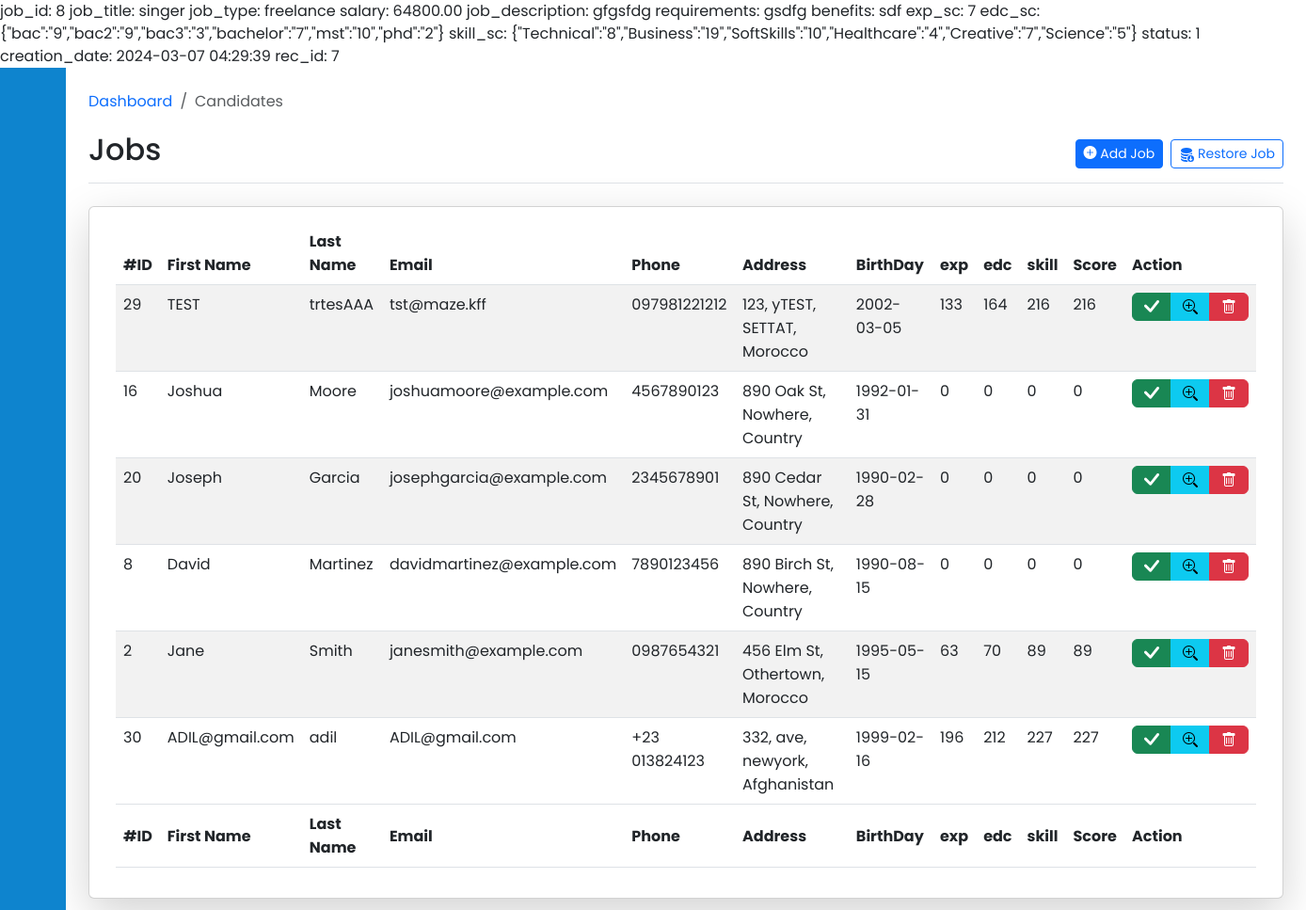
Screenshot of /RECRUITER/DASHBOARD/jobscore.php with the database file from the repository.
### tables this page shows
CREATE TABLE `job_offer` (
  `job_id` int(11) NOT NULL,
  `job_title` varchar(255) NOT NULL,
  `job_type` varchar(50) NOT NULL,
  `salary` decimal(10,2) DEFAULT NULL,
  `job_description` text DEFAULT NULL,
  `requirements` text DEFAULT NULL,
  `benefits` text DEFAULT NULL,
  `exp_sc` int(11) NOT NULL DEFAULT 0,
  `edc_sc` varchar(255) NOT NULL DEFAULT '0',
  `skill_sc` varchar(255) NOT NULL DEFAULT '0',
  `status` int(11) DEFAULT 1,
  `creation_date` timestamp NOT NULL DEFAULT current_timestamp(),
  `rec_id` int(11) DEFAULT NULL
);

CREATE TABLE `candidates` (
  `can_id` int(11) NOT NULL,
  `firstname` varchar(50) NOT NULL,
  `lastname` varchar(50) NOT NULL,
  `Username` varchar(50) NOT NULL,
  `Email` varchar(100) NOT NULL,
  `password` varchar(255) NOT NULL,
  `Phone` varchar(20) DEFAULT NULL,
  `Address` varchar(255) DEFAULT NULL,
  `City` varchar(100) DEFAULT NULL,
  `Country` varchar(100) DEFAULT NULL,
  `zipcode` varchar(20) DEFAULT NULL,
  `birth` date DEFAULT NULL,
  `gender` varchar(50) DEFAULT NULL,
  `cv` varchar(100) NOT NULL DEFAULT 'noCV.pdf',
  `image_name` varchar(1000) DEFAULT NULL,
  `image_data` longblob NOT NULL,
  `status` int(11) DEFAULT 1,
  `registrationdate` timestamp NOT NULL DEFAULT current_timestamp()
);

CREATE TABLE `applied_jobs` (
  `app_id` int(11) NOT NULL,
  `job_id` int(11) DEFAULT NULL,
  `can_id` int(11) DEFAULT NULL,
  `statut` varchar(100) NOT NULL DEFAULT 'Processing'
);

### RECRUITER/DASHBOARD/jobscore.php (the view, shortened to what this page needs)
<?php
@include '../../connection/db.php';
$conn2 = new PDO("mysql:host=$servername;dbname=$database", $username, $password);
$conn2->setAttribute(PDO::ATTR_ERRMODE, PDO::ERRMODE_EXCEPTION);
$stmt3 = $conn2->prepare("SELECT * FROM `job_offer` WHERE job_id = ?");
$jobId = 8;
$stmt3->bindParam(1, $jobId, PDO::PARAM_INT);
$stmt3->execute();
$job = $stmt3->fetch(PDO::FETCH_ASSOC);
if ($job) {
    $exp_sc = $job['exp_sc'];
    $edc_sc = json_decode($job['edc_sc'], true);
    $skill_sc = json_decode($job['skill_sc'], true);
    foreach ($job as $key => $value) {
        echo $key . ": " . $value . " ";
    }
} else {
    echo "Job not found.";
}
?>
<head>
    <link href="https://cdn.lineicons.com/4.0/lineicons.css" rel="stylesheet" />
    <link rel="stylesheet" href="https://cdn.jsdelivr.net/npm/bootstrap-icons@1.5.0/font/bootstrap-icons.css">
    <link rel="stylesheet" href="https://cdn.datatables.net/2.0.2/css/dataTables.dataTables.css">
    <link href="https://cdn.jsdelivr.net/npm/bootstrap@5.3.0-alpha3/dist/css/bootstrap.min.css" rel="stylesheet">
    <link rel="stylesheet" href="sidebar.css">
</head>
<body>
    <div class="wrapper">
        <?php include 'includes/sidebar.php' ?>
        <main class=" px-md-4 pt-4 pb-2 mb-1">
            <nav aria-label="breadcrumb">
                <ol class="breadcrumb">
                    <li class="breadcrumb-item"><a href="dashboard.php">Dashboard</a></li>
                    <li class="breadcrumb-item active" aria-current="page">Candidates</li>
                </ol>
            </nav>
            <div
                class="d-flex justify-content-between flex-wrap flex-md-nowrap align-items-center pt-1 pb-2 mb-1 border-bottom">
                <h1 class="h2">Jobs</h1>
                <div class="btn-toolbar mb-2 mb-md-0 gap-2">
                    <a href="admin_add.php" type="button" class="btn btn-primary btn-sm"><i
                            class="bi bi-plus-circle-fill"></i>&nbsp;Add Job</a>
                    <a href="admin_restore.php" type="button" class="btn btn-outline-primary btn-sm">&nbsp;Restore Job</a>
                </div>
            </div>
            <div class=" container-fluid card mt-4 shadow-lg">
                <div class="card-body">
                    <table id="example" class="table table-striped display" style="width:100%">
                        <thead>
                            <tr>
                                <th>#ID</th>
                                <th>First Name</th>
                                <th>Last Name</th>
                                <th>Email</th>
                                <th>Phone</th>
                                <th>Address</th>
                                <th>BirthDay</th>
                                <th>exp</th>
                                <th>edc</th>
                                <th>skill</th>
                                <th>Score</th>
                                <th>Action</th>
                            </tr>
                        </thead>
                        <tbody>
                            <?php
                            try {
                                $conn2 = new PDO("mysql:host=$servername;dbname=$database", $username, $password);
                                $conn2->setAttribute(PDO::ATTR_ERRMODE, PDO::ERRMODE_EXCEPTION);
                                $stmt = $conn2->prepare("SELECT *
                                        FROM Candidates c
                                        INNER JOIN applied_jobs j ON c.can_id = j.can_id
                                        INNER JOIN job_offer jj ON jj.job_id = j.job_id
                                        INNER JOIN Recruiters r ON r.rec_id = jj.rec_id
                                        WHERE c.status = 1 AND jj.job_id = ?");
                                $stmt->bindParam(1, $jobId, PDO::PARAM_INT);
                                $stmt->execute();
                                $result = $stmt->fetchAll();
                                foreach ($result as $row) {
                                    $score = 0;
                                    ?>
                            <tr>
                                <td>
                                    <?php echo $row['can_id']; ?>
                                </td>
                                <td>
                                    <?php echo $row['firstname']; ?>
                                </td>
                                <td>
                                    <?php echo $row['lastname']; ?>
                                </td>
                                <td>
                                    <?php echo $row['Email']; ?>
                                </td>
                                <td>
                                    <?php echo $row['Phone']; ?>
                                </td>
                                <td>
                                    <?php echo $row['Address'] . ', ' . $row['City'] . ', ' . $row['Country']; ?>
                                </td>
                                <td>
                                    <?php echo $row['birth']; ?>
                                </td>
                                <td>
                                    <?php
                                            try {
                                                $stmt2 = $conn2->prepare("SELECT *, extract(year FROM fin)-extract(year FROM debut) as years  FROM `experience` WHERE id_c = ?");
                                                $id_c = $row['can_id'];
                                                $stmt2->bindParam(1, $id_c, PDO::PARAM_INT);
                                                $stmt2->execute();
                                                $exp = $stmt2->fetchAll();
                                                foreach ($exp as $exp) {
                                                    $score += $exp['years'] * $exp_sc;
                                                }
                                                echo $score;
                                            } catch (PDOException $e) {
                                            }
                                            ?>
                                </td>
                                <td>
                                    <?php
                                            try {
                                                $stmt2 = $conn2->prepare("SELECT * FROM `EDUCATION` WHERE id_c = ?");
                                                $id_c = $row['can_id'];
                                                $stmt2->bindParam(1, $id_c, PDO::PARAM_INT);
                                                $stmt2->execute();
                                                $edc = $stmt2->fetchAll();
                                                foreach ($edc as $edc) {
                                                    switch ($edc['degree']) {
                                                        case "bac":
                                                            $score += $edc_sc['bac'];
                                                            break;
                                                        case "bac2":
                                                            $score += $edc_sc['bac2'];
                                                            break;
                                                        case "bac3":
                                                            $score += $edc_sc['bac3'];
                                                            break;
                                                        case "bachelor":
                                                            $score += $edc_sc['bachelor'];
                                                            break;
                                                        case "mst":
                                                            $score += $edc_sc['mst'];
                                                            break;
                                                        case "phd":
                                                            $score += $edc_sc['phd'];
                                                            break;
                                                    }
                                                }
                                                echo $score;
                                            } catch (PDOException $e) {
                                            }
                                            ?>
                                </td>
                                <td>
                                    <?php
                                            try {
                                                $stmt2 = $conn2->prepare("SELECT * FROM `skill` WHERE id_c = ?");
                                                $id_c = $row['can_id'];
                                                $stmt2->bindParam(1, $id_c, PDO::PARAM_INT);
                                                $stmt2->execute();
                                                $skill = $stmt2->fetchAll();
                                                foreach ($skill as $skill) {
                                                    switch ($skill['category']) {
                                                        case "Technical":
                                                            $score += $skill_sc['Technical'];
                                                            break;
                                                        case "Business Skills":
                                                            $score += $skill_sc['Business'];
                                                            break;
                                                        case "Soft Skills":
                                                            $score += $skill_sc['SoftSkills'];
                                                            break;
                                                        case "Creative Skills":
                                                            $score += $skill_sc['Creative'];
                                                            break;
                                                        default:
                                                            break;
                                                    }
                                                }
                                                echo $score;
                                            } catch (PDOException $e) {
                                            }
                                            ?>
                                </td>
                                <td>
                                    <?php echo $score; ?>
                                </td>
                                <td>
                                    <div class="row">
                                        <div class="btn-group">
                                            <a href="admin_edit.php?edit=<?php echo $row['can_id']; ?>"
                                                class="btn btn-success"><span class="bi bi-check-lg"></span></a>
                                            <button class="btn btn-info" data-bs-toggle="modal"
                                                data-bs-target="#staticBackdrop<?php echo $row['can_id']; ?>"><span
                                                    class="bi bi-zoom-in"></span></button>
                                            <a href="phpcode/admin_fake_delete.php?del=<?php echo $row['can_id']; ?>"
                                                class="btn btn-danger"><span class="bi bi-trash"></span></a>
                                        </div>
                                    </div>
                                </td>
                            </tr>
                            <?php
                                }
                            } catch (PDOException $e) {
                            }
                            ?>
                        </tbody>
                        <tfoot>
                            <tr>
                                <th>#ID</th>
                                <th>First Name</th>
                                <th>Last Name</th>
                                <th>Email</th>
                                <th>Phone</th>
                                <th>Address</th>
                                <th>BirthDay</th>
                                <th>exp</th>
                                <th>edc</th>
                                <th>skill</th>
                                <th>Score</th>
                                <th>Action</th>
                            </tr>
                        </tfoot>
                    </table>
                </div>
            </div>
        </main>
    </div>
</body>
</html>

### RECRUITER/DASHBOARD/sidebar.css (style rules this page uses)
a { text-decoration: none; }
li { list-style: none; }
h1 { font-weight: 600; font-size: 1.5rem; }
body { font-family: 'Poppins', sans-serif; }
.wrapper { display: flex; }

### rows the page displays
job_offer: job_id "8", job_title "singer", job_type "freelance", salary "64800.00", job_description "gfgsfdg", requirements "gsdfg", benefits "sdf", exp_sc "7", edc_sc "{\"bac\":\"9\",\"bac2\":\"9\",\"bac3\":\"3\",\"bachelor\":\"7\",\"mst\":\"10\",\"phd\":\"2\"}", skill_sc "{\"Technical\":\"8\",\"Business\":\"19\",\"SoftSkills\":\"10\",\"Healthcare\":\"4\",\"Creative\":\"7\",\"Science\":\"5\"}", status "1", creation_date "2024-03-07 04:29:39", rec "7"
candidates: applied_jobs.can_id "29", firstname "TEST", lastname "trtesAAA", Email "tst@maze.kff", Phone "097981221212", Address "123, yTEST", City "SETTAT", Country "Morocco", birth "2002-03-05", score "133", score "164", score "216"
candidates: applied_jobs.can_id "16", firstname "Joshua", lastname "Moore", Email "joshuamoore@example.com", Phone "4567890123", Address "890 Oak St", City "Nowhere", Country "Country", birth "1992-01-31", score "0"
candidates: applied_jobs.can_id "20", firstname "Joseph", lastname "Garcia", Email "josephgarcia@example.com", Phone "2345678901", Address "890 Cedar St", City "Nowhere", Country "Country", birth "1990-02-28", score "0"
candidates: applied_jobs.can_id "8", firstname "David", lastname "Martinez", Email "davidmartinez@example.com", Phone "7890123456", Address "890 Birch St", City "Nowhere", Country "Country", birth "1990-08-15", score "0"
candidates: applied_jobs.can_id "2", firstname "Jane", lastname "Smith", Email "janesmith@example.com", Phone "0987654321", Address "456 Elm St", City "Othertown", Country "Morocco", birth "1995-05-15", score "63", score "70", score "89"
candidates: applied_jobs.can_id "30", firstname "ADIL@gmail.com", lastname "adil", Email "ADIL@gmail.com", Phone "+23 013824123", Address "332, ave", City "newyork", Country "Afghanistan", birth "1999-02-16", score "196", score "212", score "227"

### other values shown
$key "job_title"
$key "job_type"
$key "salary"
$key "job_description"
$key "requirements"
$key "benefits"
$key "exp_sc"
$key "edc_sc"
$key "skill_sc"
$key "status"
$key "creation_date"
$key "rec_id"
